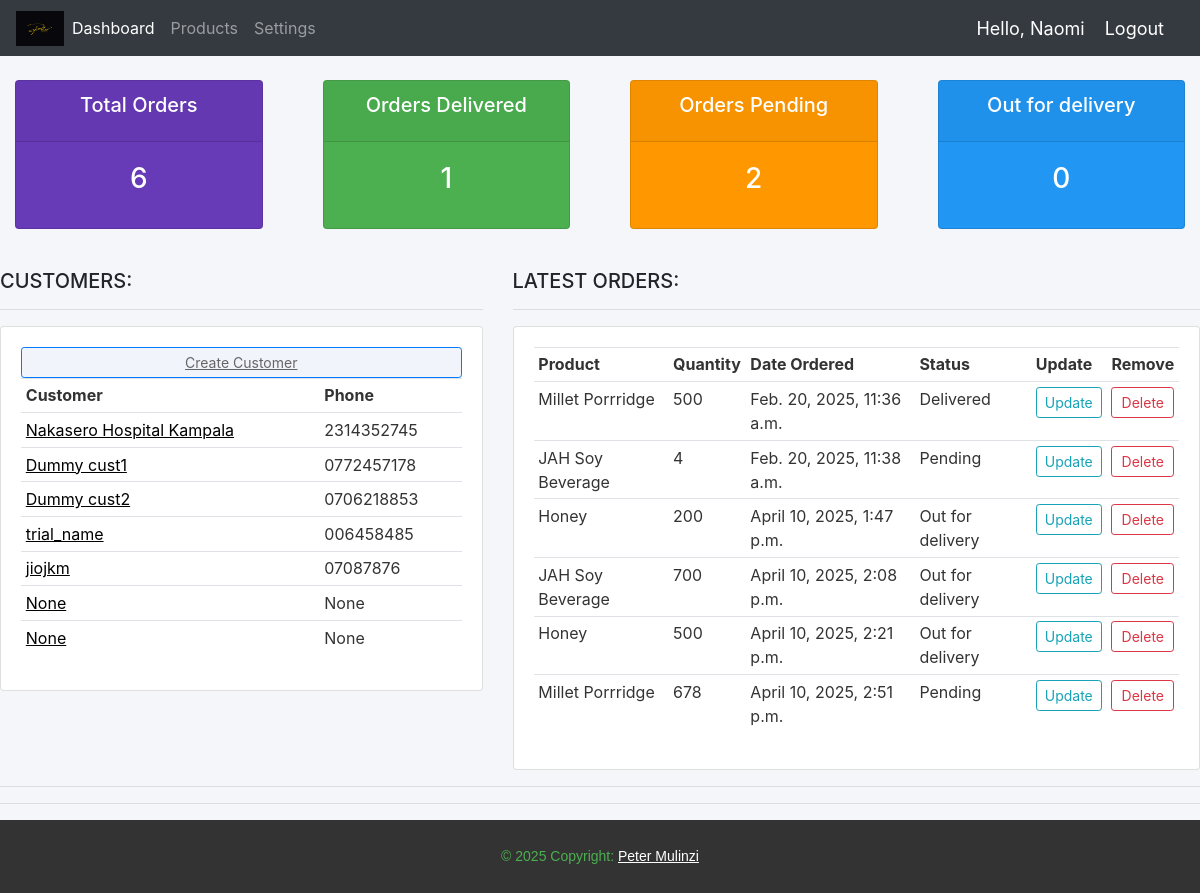
The page / (signed in) on the database as committed earlier.
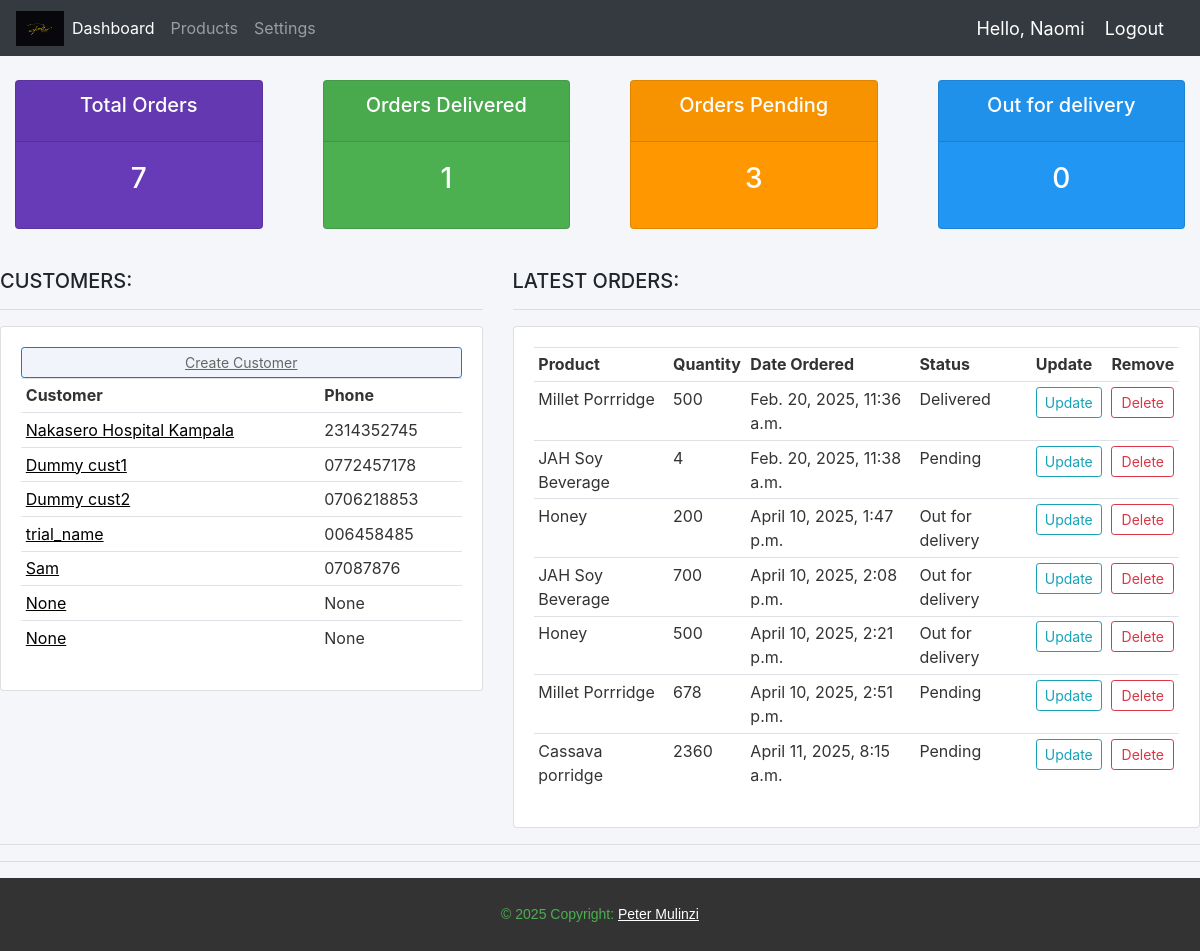
The same page on the database as committed later.
### Jah_Accounts/models.py (models this page shows, shortened)
class Customer(models.Model):
    user = models.OneToOneField(User, null=True, blank=True, on_delete=models.CASCADE)
    name = models.CharField(max_length=200, null=True, blank=True)
    phone = models.CharField(max_length=200, null=True, blank=True)
    email = models.CharField(max_length=200, null=True, blank=True)
    profile_picture = models.ImageField(null=True, default='avi.jpg', blank=True)
    date_created = models.DateTimeField(auto_now_add=True, null=True, blank=True)

class Order(models.Model):
    STATUS = (
        ('Pending', 'Pending'),
        ('Out for delivery', 'Out for delivery'),
        ('Delivered', 'Delivered'),
    )
    MEASUREMENT = (
        ('Kgs', 'Kgs'),
        ('Tins', 'Tins'),
    )
    Customer = models.ForeignKey(Customer, null=True, on_delete=models.SET_NULL)
    Product = models.ForeignKey(Product, null=True, on_delete=models.SET_NULL,)
    date_created = models.DateTimeField(auto_now_add=True, null=True)
    status = models.CharField(max_length=200, null=True, choices=STATUS)
    tags = models.ManyToManyField(Tag)
    Quantity = models.CharField(null=True, max_length=4)
    units = models.CharField(max_length=200, null=True, choices=MEASUREMENT,)
    note = models.CharField(max_length=200, null=True, blank=True)

class Product(models.Model):
    CATEGORY = (
        ('Flour', 'Flour'),
        ('Honey', 'Honey'),
        ('Spice', 'Spice'),
    )
    name = models.CharField(max_length=200, null=True)
    price = models.FloatField(null=True)
    category = models.CharField(max_length=200, null=True, choices=CATEGORY)
    description = models.CharField(max_length=200, null = True, blank = True)
    date_created = models.DateTimeField(auto_now_add=True, null=True)
    def __str__(self):
        return self.name

### Jah_Accounts/decorators.py (the view)
    def wrapper_function(request, *args, **kwargs):
        if request.user.groups.exists():
            group = request.user.groups.first().name
            if group == 'customer':
                return redirect ('user-page')
            elif group == 'admin':
                return view_func(request, *args, **kwargs)
        return redirect('register')

### Jah_Accounts/views.py (called while the page is built)
@login_required(login_url='login')
@admin_only
def dashboard(request):
    orders = Order.objects.all()
    customers = Customer.objects.all()
    total_orders = orders.count()
    pending = Order.objects.filter(status = "Pending").count()
    delivered = Order.objects.filter(status='Delivered').count()
    out_for_delivery = Order.objects.filter(status='Out for delivery').count()
    context = {
        'orders': orders,
        'customers': customers,
        'total_orders': total_orders,
        'pending': pending,
        'delivered': delivered,
        'out_for_delivery': out_for_delivery,
    }
    return render(request, 'Jah_Accounts/Dashboard.html', context)

### Jah_Accounts/templates/Jah_Accounts/Dashboard.html
{% extends "Jah_Accounts/main.html" %}
{% block content %}
{% include "Jah_Accounts/status.html" %}
<br>
<div class="row">
    <div class="col-md-5">
        <h5>CUSTOMERS:</h5>
        <hr>
        <div class="card card-body" style="background-color: #ffffff; color: #333333;">
            <a class="btn btn-primary btn-sm btn-block" href="{% url "createCustomer" %}" style="background-color: #f1f4fb; color: #666666; text-decoration: underline;">Create Customer</a>
            <table class="table table-sm"">
                <tr>
                    <th>Customer</th>
                    <th>Phone</th>
                </tr>
                {% for customers in customers %}
                <div >
                    <tr>
                        <td><a style="color: black; text-decoration: underline;" href="{% url 'customers' customers.id %}">{{ customers.name }}</a></td>
                        <td>{{ customers.phone }}</td>
                    </tr>
                </div>
                {% endfor %}
            </table>
        </div>
    </div>
    <div class="col-md-7">
        <h5>LATEST ORDERS:</h5>
        <hr>
        <div class="card card-body" style="background-color: #ffffff; color: #333333;">
            <table class="table table-sm">
                <tr>
                    <th>Product</th>
                    <th>Quantity</th>
                    <th>Date Ordered</th>
                    <th>Status</th>
                    <th>Update</th>
                    <th>Remove</th>
                </tr>
                {% for y in orders  %}
                    <tr>
                        <td>{{ y.Product }}</td>
                        <td>{{ y.Quantity }}</td>
                        <td>{{ y.date_created }}</td>
                        <td>{{ y.status }}</td>
                        <td><a class="btn btn-outline-info btn-sm " href="{% url 'updateOrder' y.id %}">Update</a></td>
                        <td><a class="btn btn-outline-danger btn-sm btn-block" href="{% url 'deleteOrder' y.id %}">Delete</a></td>
                    </tr>
                {% endfor %}
            </table>
        </div>
    </div>
</div>
<hr>
{% endblock %}

Rows that differ between the two databases and show on the page:
changed Customer: name "jiojkm" → "Sam"
added Order: Product "Cassava porridge", Quantity "2360", date_created "April 11, 2025, 8:15 a.m.", status "Pending"
Other text that changed with them:
{{ total_orders|default:"0" }}: "6" → "7"
{{ pending|default:"0" }}: "2" → "3"
